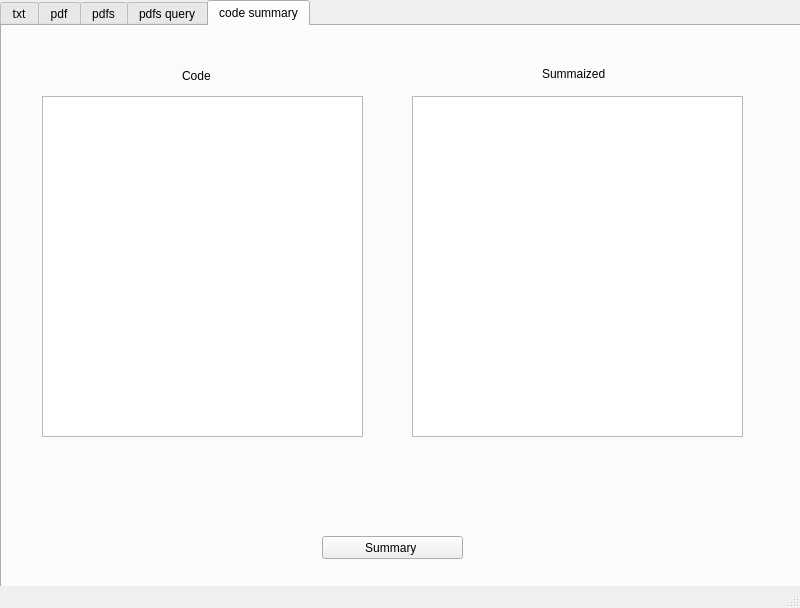
<?xml version="1.0" encoding="UTF-8"?>
<ui version="4.0">
 <class>MainWindow</class>
 <widget class="QMainWindow" name="MainWindow">
  <property name="geometry">
   <rect>
    <x>0</x>
    <y>0</y>
    <width>800</width>
    <height>608</height>
   </rect>
  </property>
  <property name="windowTitle">
   <string>MainWindow</string>
  </property>
  <widget class="QWidget" name="centralwidget">
   <widget class="QTabWidget" name="QTabsWidget">
    <property name="geometry">
     <rect>
      <x>0</x>
      <y>0</y>
      <width>801</width>
      <height>601</height>
     </rect>
    </property>
    <property name="currentIndex">
     <number>4</number>
    </property>
    <widget class="QWidget" name="tab">
     <attribute name="title">
      <string>txt</string>
     </attribute>
     <widget class="QPushButton" name="Summary1">
      <property name="geometry">
       <rect>
        <x>350</x>
        <y>510</y>
        <width>75</width>
        <height>23</height>
       </rect>
      </property>
      <property name="text">
       <string>Summary</string>
      </property>
     </widget>
     <widget class="QWidget" name="verticalLayoutWidget_3">
      <property name="geometry">
       <rect>
        <x>430</x>
        <y>80</y>
        <width>321</width>
        <height>381</height>
       </rect>
      </property>
      <layout class="QVBoxLayout" name="verticalLayout_3">
       <item>
        <widget class="QTextEdit" name="SummarizedTxtField">
         <property name="enabled">
          <bool>true</bool>
         </property>
         <property name="readOnly">
          <bool>true</bool>
         </property>
         <property name="html">
          <string>&lt;!DOCTYPE HTML PUBLIC &quot;-//W3C//DTD HTML 4.0//EN&quot; &quot;http://www.w3.org/TR/REC-html40/strict.dtd&quot;&gt;
&lt;html&gt;&lt;head&gt;&lt;meta name=&quot;qrichtext&quot; content=&quot;1&quot; /&gt;&lt;style type=&quot;text/css&quot;&gt;
p, li { white-space: pre-wrap; }
&lt;/style&gt;&lt;/head&gt;&lt;body style=&quot; font-family:'Gulim'; font-size:9pt; font-weight:400; font-style:normal;&quot;&gt;
&lt;p style=&quot;-qt-paragraph-type:empty; margin-top:0px; margin-bottom:0px; margin-left:0px; margin-right:0px; -qt-block-indent:0; text-indent:0px;&quot;&gt;&lt;br /&gt;&lt;/p&gt;&lt;/body&gt;&lt;/html&gt;</string>
         </property>
        </widget>
       </item>
      </layout>
     </widget>
     <widget class="QPushButton" name="OpenFile1">
      <property name="geometry">
       <rect>
        <x>570</x>
        <y>480</y>
        <width>75</width>
        <height>23</height>
       </rect>
      </property>
      <property name="text">
       <string>Open File</string>
      </property>
     </widget>
     <widget class="QWidget" name="verticalLayoutWidget">
      <property name="geometry">
       <rect>
        <x>30</x>
        <y>80</y>
        <width>321</width>
        <height>381</height>
       </rect>
      </property>
      <layout class="QVBoxLayout" name="verticalLayout">
       <item>
        <widget class="QTextEdit" name="RawFIleField">
         <property name="enabled">
          <bool>true</bool>
         </property>
         <property name="readOnly">
          <bool>true</bool>
         </property>
         <property name="html">
          <string>&lt;!DOCTYPE HTML PUBLIC &quot;-//W3C//DTD HTML 4.0//EN&quot; &quot;http://www.w3.org/TR/REC-html40/strict.dtd&quot;&gt;
&lt;html&gt;&lt;head&gt;&lt;meta name=&quot;qrichtext&quot; content=&quot;1&quot; /&gt;&lt;style type=&quot;text/css&quot;&gt;
p, li { white-space: pre-wrap; }
&lt;/style&gt;&lt;/head&gt;&lt;body style=&quot; font-family:'Gulim'; font-size:9pt; font-weight:400; font-style:normal;&quot;&gt;
&lt;p style=&quot;-qt-paragraph-type:empty; margin-top:0px; margin-bottom:0px; margin-left:0px; margin-right:0px; -qt-block-indent:0; text-indent:0px;&quot;&gt;&lt;br /&gt;&lt;/p&gt;&lt;/body&gt;&lt;/html&gt;</string>
         </property>
        </widget>
       </item>
      </layout>
     </widget>
     <widget class="QLabel" name="label">
      <property name="geometry">
       <rect>
        <x>310</x>
        <y>10</y>
        <width>151</width>
        <height>41</height>
       </rect>
      </property>
      <property name="layoutDirection">
       <enum>Qt::LeftToRight</enum>
      </property>
      <property name="text">
       <string>Summary TXT Document</string>
      </property>
     </widget>
     <widget class="QWidget" name="verticalLayoutWidget_2">
      <property name="geometry">
       <rect>
        <x>230</x>
        <y>480</y>
        <width>321</width>
        <height>22</height>
       </rect>
      </property>
      <layout class="QVBoxLayout" name="verticalLayout_2">
       <item>
        <widget class="QLineEdit" name="lineEdit">
         <property name="enabled">
          <bool>true</bool>
         </property>
         <property name="readOnly">
          <bool>true</bool>
         </property>
        </widget>
       </item>
      </layout>
     </widget>
     <widget class="QLabel" name="label_2">
      <property name="geometry">
       <rect>
        <x>160</x>
        <y>60</y>
        <width>56</width>
        <height>12</height>
       </rect>
      </property>
      <property name="text">
       <string>Raw File</string>
      </property>
     </widget>
     <widget class="QLabel" name="label_3">
      <property name="geometry">
       <rect>
        <x>560</x>
        <y>60</y>
        <width>71</width>
        <height>16</height>
       </rect>
      </property>
      <property name="text">
       <string>Summarized</string>
      </property>
     </widget>
    </widget>
    <widget class="QWidget" name="tab_2">
     <attribute name="title">
      <string>pdf</string>
     </attribute>
     <widget class="QLabel" name="label_4">
      <property name="geometry">
       <rect>
        <x>310</x>
        <y>30</y>
        <width>151</width>
        <height>31</height>
       </rect>
      </property>
      <property name="text">
       <string>Summary PDF Document</string>
      </property>
     </widget>
     <widget class="QTextEdit" name="SummarizedPdfField">
      <property name="enabled">
       <bool>true</bool>
      </property>
      <property name="geometry">
       <rect>
        <x>230</x>
        <y>70</y>
        <width>319</width>
        <height>391</height>
       </rect>
      </property>
      <property name="readOnly">
       <bool>true</bool>
      </property>
      <property name="html">
       <string>&lt;!DOCTYPE HTML PUBLIC &quot;-//W3C//DTD HTML 4.0//EN&quot; &quot;http://www.w3.org/TR/REC-html40/strict.dtd&quot;&gt;
&lt;html&gt;&lt;head&gt;&lt;meta name=&quot;qrichtext&quot; content=&quot;1&quot; /&gt;&lt;style type=&quot;text/css&quot;&gt;
p, li { white-space: pre-wrap; }
&lt;/style&gt;&lt;/head&gt;&lt;body style=&quot; font-family:'Gulim'; font-size:9pt; font-weight:400; font-style:normal;&quot;&gt;
&lt;p style=&quot;-qt-paragraph-type:empty; margin-top:0px; margin-bottom:0px; margin-left:0px; margin-right:0px; -qt-block-indent:0; text-indent:0px;&quot;&gt;&lt;br /&gt;&lt;/p&gt;&lt;/body&gt;&lt;/html&gt;</string>
      </property>
     </widget>
     <widget class="QLineEdit" name="lineEdit_2">
      <property name="enabled">
       <bool>true</bool>
      </property>
      <property name="geometry">
       <rect>
        <x>230</x>
        <y>480</y>
        <width>319</width>
        <height>20</height>
       </rect>
      </property>
      <property name="readOnly">
       <bool>true</bool>
      </property>
     </widget>
     <widget class="QPushButton" name="OpenFile2">
      <property name="geometry">
       <rect>
        <x>560</x>
        <y>480</y>
        <width>75</width>
        <height>23</height>
       </rect>
      </property>
      <property name="text">
       <string>Open File</string>
      </property>
     </widget>
     <widget class="QPushButton" name="Summary2">
      <property name="geometry">
       <rect>
        <x>360</x>
        <y>510</y>
        <width>75</width>
        <height>23</height>
       </rect>
      </property>
      <property name="text">
       <string>Summary</string>
      </property>
     </widget>
    </widget>
    <widget class="QWidget" name="tab_3">
     <attribute name="title">
      <string>pdfs</string>
     </attribute>
     <widget class="QLabel" name="label_5">
      <property name="geometry">
       <rect>
        <x>280</x>
        <y>30</y>
        <width>201</width>
        <height>31</height>
       </rect>
      </property>
      <property name="text">
       <string>Summary Multiple PDF Document</string>
      </property>
     </widget>
     <widget class="QTextEdit" name="SummarizedMPdfField">
      <property name="enabled">
       <bool>true</bool>
      </property>
      <property name="geometry">
       <rect>
        <x>230</x>
        <y>70</y>
        <width>319</width>
        <height>391</height>
       </rect>
      </property>
      <property name="readOnly">
       <bool>true</bool>
      </property>
      <property name="html">
       <string>&lt;!DOCTYPE HTML PUBLIC &quot;-//W3C//DTD HTML 4.0//EN&quot; &quot;http://www.w3.org/TR/REC-html40/strict.dtd&quot;&gt;
&lt;html&gt;&lt;head&gt;&lt;meta name=&quot;qrichtext&quot; content=&quot;1&quot; /&gt;&lt;style type=&quot;text/css&quot;&gt;
p, li { white-space: pre-wrap; }
&lt;/style&gt;&lt;/head&gt;&lt;body style=&quot; font-family:'Gulim'; font-size:9pt; font-weight:400; font-style:normal;&quot;&gt;
&lt;p style=&quot;-qt-paragraph-type:empty; margin-top:0px; margin-bottom:0px; margin-left:0px; margin-right:0px; -qt-block-indent:0; text-indent:0px;&quot;&gt;&lt;br /&gt;&lt;/p&gt;&lt;/body&gt;&lt;/html&gt;</string>
      </property>
     </widget>
     <widget class="QLineEdit" name="lineEdit_3">
      <property name="enabled">
       <bool>true</bool>
      </property>
      <property name="geometry">
       <rect>
        <x>230</x>
        <y>480</y>
        <width>319</width>
        <height>20</height>
       </rect>
      </property>
      <property name="readOnly">
       <bool>true</bool>
      </property>
     </widget>
     <widget class="QPushButton" name="OpenFolder3">
      <property name="geometry">
       <rect>
        <x>560</x>
        <y>480</y>
        <width>75</width>
        <height>23</height>
       </rect>
      </property>
      <property name="text">
       <string>Open Folder</string>
      </property>
     </widget>
     <widget class="QPushButton" name="Summary3">
      <property name="geometry">
       <rect>
        <x>350</x>
        <y>510</y>
        <width>75</width>
        <height>23</height>
       </rect>
      </property>
      <property name="text">
       <string>Summary</string>
      </property>
     </widget>
    </widget>
    <widget class="QWidget" name="tab_4">
     <attribute name="title">
      <string>pdfs query</string>
     </attribute>
     <widget class="QLabel" name="label_6">
      <property name="geometry">
       <rect>
        <x>280</x>
        <y>30</y>
        <width>201</width>
        <height>31</height>
       </rect>
      </property>
      <property name="text">
       <string>Summary Multiple PDF Document</string>
      </property>
     </widget>
     <widget class="QTextEdit" name="PdfQueryAnswerField">
      <property name="enabled">
       <bool>true</bool>
      </property>
      <property name="geometry">
       <rect>
        <x>50</x>
        <y>70</y>
        <width>319</width>
        <height>351</height>
       </rect>
      </property>
      <property name="readOnly">
       <bool>true</bool>
      </property>
      <property name="html">
       <string>&lt;!DOCTYPE HTML PUBLIC &quot;-//W3C//DTD HTML 4.0//EN&quot; &quot;http://www.w3.org/TR/REC-html40/strict.dtd&quot;&gt;
&lt;html&gt;&lt;head&gt;&lt;meta name=&quot;qrichtext&quot; content=&quot;1&quot; /&gt;&lt;style type=&quot;text/css&quot;&gt;
p, li { white-space: pre-wrap; }
&lt;/style&gt;&lt;/head&gt;&lt;body style=&quot; font-family:'Gulim'; font-size:9pt; font-weight:400; font-style:normal;&quot;&gt;
&lt;p style=&quot;-qt-paragraph-type:empty; margin-top:0px; margin-bottom:0px; margin-left:0px; margin-right:0px; -qt-block-indent:0; text-indent:0px;&quot;&gt;&lt;br /&gt;&lt;/p&gt;&lt;/body&gt;&lt;/html&gt;</string>
      </property>
     </widget>
     <widget class="QLineEdit" name="lineEdit_4">
      <property name="enabled">
       <bool>true</bool>
      </property>
      <property name="geometry">
       <rect>
        <x>220</x>
        <y>470</y>
        <width>319</width>
        <height>20</height>
       </rect>
      </property>
      <property name="readOnly">
       <bool>true</bool>
      </property>
     </widget>
     <widget class="QPushButton" name="OpenFolder4">
      <property name="geometry">
       <rect>
        <x>560</x>
        <y>470</y>
        <width>75</width>
        <height>23</height>
       </rect>
      </property>
      <property name="text">
       <string>Open Folder</string>
      </property>
     </widget>
     <widget class="QTextEdit" name="QueryInputField">
      <property name="enabled">
       <bool>true</bool>
      </property>
      <property name="geometry">
       <rect>
        <x>420</x>
        <y>110</y>
        <width>319</width>
        <height>111</height>
       </rect>
      </property>
      <property name="readOnly">
       <bool>false</bool>
      </property>
      <property name="html">
       <string>&lt;!DOCTYPE HTML PUBLIC &quot;-//W3C//DTD HTML 4.0//EN&quot; &quot;http://www.w3.org/TR/REC-html40/strict.dtd&quot;&gt;
&lt;html&gt;&lt;head&gt;&lt;meta name=&quot;qrichtext&quot; content=&quot;1&quot; /&gt;&lt;style type=&quot;text/css&quot;&gt;
p, li { white-space: pre-wrap; }
&lt;/style&gt;&lt;/head&gt;&lt;body style=&quot; font-family:'Gulim'; font-size:9pt; font-weight:400; font-style:normal;&quot;&gt;
&lt;p style=&quot;-qt-paragraph-type:empty; margin-top:0px; margin-bottom:0px; margin-left:0px; margin-right:0px; -qt-block-indent:0; text-indent:0px;&quot;&gt;&lt;br /&gt;&lt;/p&gt;&lt;/body&gt;&lt;/html&gt;</string>
      </property>
     </widget>
     <widget class="QLabel" name="label_7">
      <property name="geometry">
       <rect>
        <x>550</x>
        <y>70</y>
        <width>41</width>
        <height>31</height>
       </rect>
      </property>
      <property name="text">
       <string>Query</string>
      </property>
     </widget>
     <widget class="QPushButton" name="QueryButton">
      <property name="geometry">
       <rect>
        <x>540</x>
        <y>240</y>
        <width>75</width>
        <height>23</height>
       </rect>
      </property>
      <property name="text">
       <string>Query Enter</string>
      </property>
     </widget>
    </widget>
    <widget class="QWidget" name="tab_5">
     <attribute name="title">
      <string>code summary</string>
     </attribute>
     <widget class="QTextEdit" name="codeInputField">
      <property name="geometry">
       <rect>
        <x>40</x>
        <y>70</y>
        <width>321</width>
        <height>341</height>
       </rect>
      </property>
     </widget>
     <widget class="QLabel" name="label_8">
      <property name="geometry">
       <rect>
        <x>180</x>
        <y>40</y>
        <width>31</width>
        <height>20</height>
       </rect>
      </property>
      <property name="text">
       <string>Code</string>
      </property>
     </widget>
     <widget class="QTextEdit" name="CodeSummarizedField">
      <property name="geometry">
       <rect>
        <x>410</x>
        <y>70</y>
        <width>331</width>
        <height>341</height>
       </rect>
      </property>
      <property name="readOnly">
       <bool>true</bool>
      </property>
     </widget>
     <widget class="QLabel" name="label_9">
      <property name="geometry">
       <rect>
        <x>540</x>
        <y>40</y>
        <width>71</width>
        <height>16</height>
       </rect>
      </property>
      <property name="text">
       <string>Summaized</string>
      </property>
     </widget>
     <widget class="QPushButton" name="Summary4">
      <property name="geometry">
       <rect>
        <x>320</x>
        <y>510</y>
        <width>141</width>
        <height>23</height>
       </rect>
      </property>
      <property name="text">
       <string>Summary </string>
      </property>
     </widget>
    </widget>
   </widget>
  </widget>
  <widget class="QStatusBar" name="statusbar"/>
 </widget>
 <resources/>
 <connections/>
</ui>
